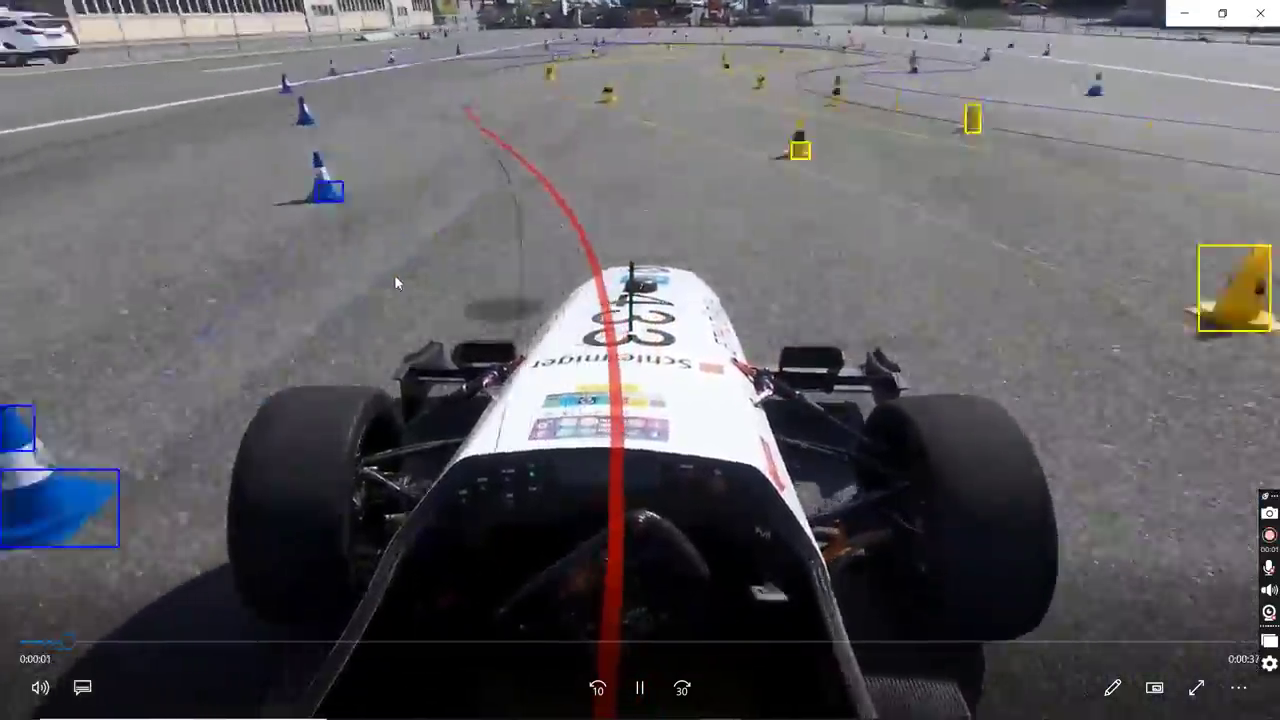
#> input picture frame 46 of output_video.mp4, 1280 x 720 px, given in place of Car.mp4, which was not available
$ python perception_task1.py
#> lines starting #> are read from the running program, lines starting #| are printed output that depends on the picture; after the words box and inside, x2 and y2 are one past the last pixel; in counts of white or black regions, pixels touching at a corner belong together; pictures that were not available may be replaced by others from this repository, and a replacement may not be noted
import cv2
import numpy as np

video = cv2.VideoCapture(r'E:\Khaled\Khaled_Ayman_Perception_Tasks\Task1\data\Car.mp4')

fps = int(video.get(cv2.CAP_PROP_FPS))
width  = int(video.get(cv2.CAP_PROP_FRAME_WIDTH))
height = int(video.get(cv2.CAP_PROP_FRAME_HEIGHT))

output_video = cv2.VideoWriter(r'E:\Khaled\Khaled_Ayman_Perception_Tasks\Task1\result\output_video.mp4',cv2.VideoWriter_fourcc(*'mp4v'),fps,(width, height))
while True:
    ret , frame = video.read()
#> frame is the input picture: shape (720, 1280, 3); mean B, G, R 97.1, 93.1, 95.1
    if ret:

        hsv = cv2.cvtColor(frame, cv2.COLOR_BGR2HSV)
#> hsv: shape (720, 1280, 3); mean H, S, V 102.1, 41.2, 99.8

        lower_yellow = np.array([20, 100, 100])
        upper_yellow = np.array([35, 255, 255])

        lower_blue = np.array([90, 100, 100])
        upper_blue = np.array([130, 255, 255])

        mask_yellow = cv2.inRange(hsv, lower_yellow, upper_yellow)
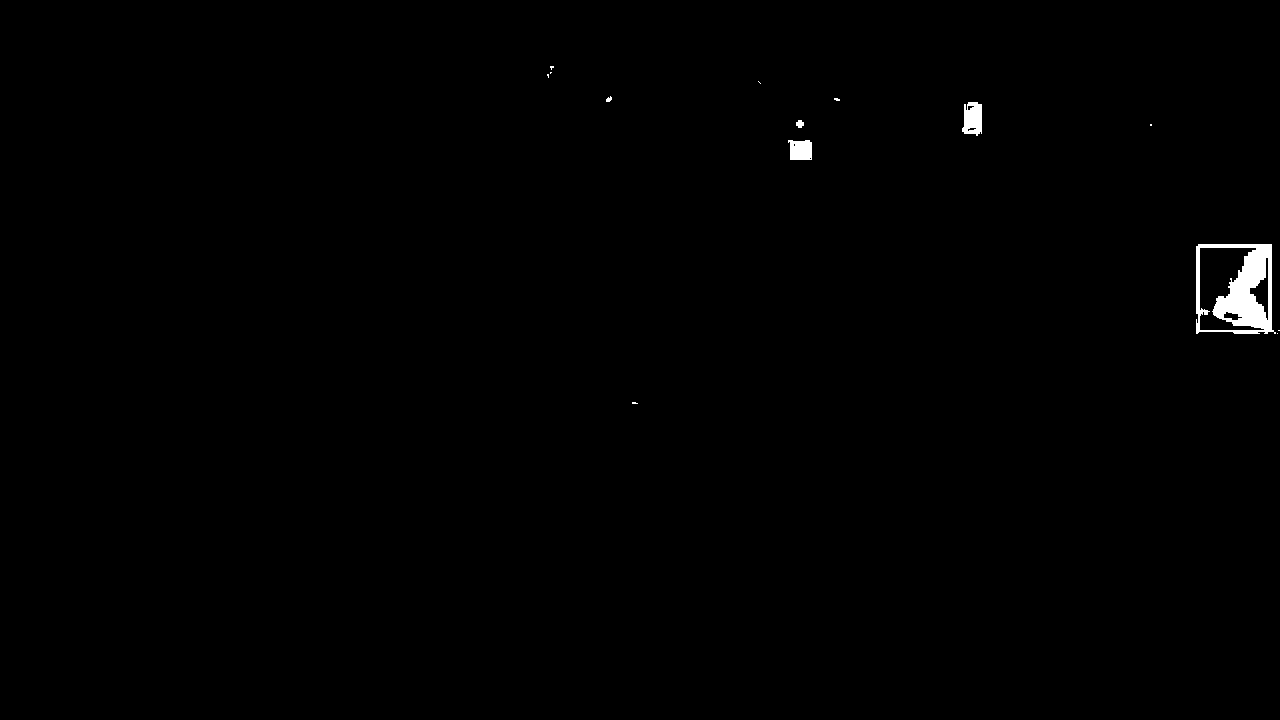
#> mask_yellow: shape (720, 1280); 0.51% white; 14 white regions (9 under 20 px), largest, box (x1, y1, x2, y2) and area: (1196, 244, 1276, 334) 3647, (962, 102, 982, 136) 538, (788, 140, 812, 160) 426, (796, 120, 804, 128) 48, (606, 96, 612, 102) 24
        mask_blue = cv2.inRange(hsv, lower_blue, upper_blue)
#> mask_blue: shape (720, 1280); 1% white; 24 white regions (15 under 20 px), largest, box (x1, y1, x2, y2) and area: (0, 466, 120, 550) 6679, (0, 404, 36, 456) 1560, (312, 178, 344, 204) 672

        kernel = np.ones((5,5), np.uint8)
        mask_yellow = cv2.morphologyEx(mask_yellow, cv2.MORPH_OPEN, kernel)
#> mask_yellow: shape (720, 1280); 0.37% white; 3 white regions, box (x1, y1, x2, y2) and area: (1213, 244, 1272, 332) 2545, (963, 104, 982, 134) 447, (790, 140, 812, 160) 392
        mask_blue = cv2.morphologyEx(mask_blue, cv2.MORPH_OPEN, kernel)
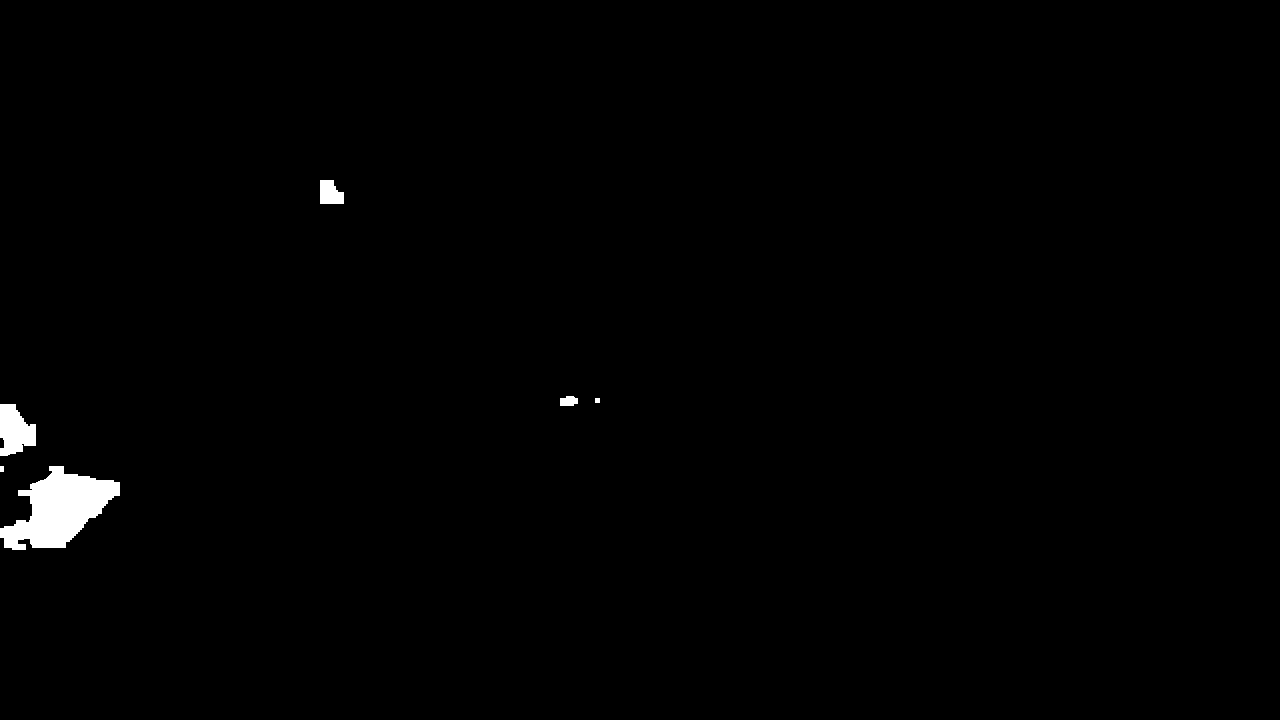
#> mask_blue: shape (720, 1280); 0.82% white; 6 white regions

        contours_yellow, _ = cv2.findContours(mask_yellow, cv2.RETR_EXTERNAL, cv2.CHAIN_APPROX_SIMPLE)
#> contours_yellow = 3 contours; box (x1, y1, x2, y2) and area: (1213, 244, 1272, 332) 2383, (963, 104, 982, 134) 398, (790, 140, 812, 160) 353
        contours_blue, _ = cv2.findContours(mask_blue, cv2.RETR_EXTERNAL, cv2.CHAIN_APPROX_SIMPLE)
#> contours_blue = 6 contours, 2 with area under 20; largest, box (x1, y1, x2, y2) and area: (0, 466, 120, 550) 5302, (0, 404, 36, 456) 1252, (320, 180, 344, 204) 426, (560, 396, 578, 406) 128


        for cnt in contours_yellow:
            if cv2.contourArea(cnt) > 500:
                x,y,w,h = cv2.boundingRect(cnt)
                cv2.rectangle(frame, (x,y), (x+w,y+h), (0,255,255), 2)
#> this loop made 3 passes
#> (x, y, w, h) on pass 1: (1213, 244, 59, 88)
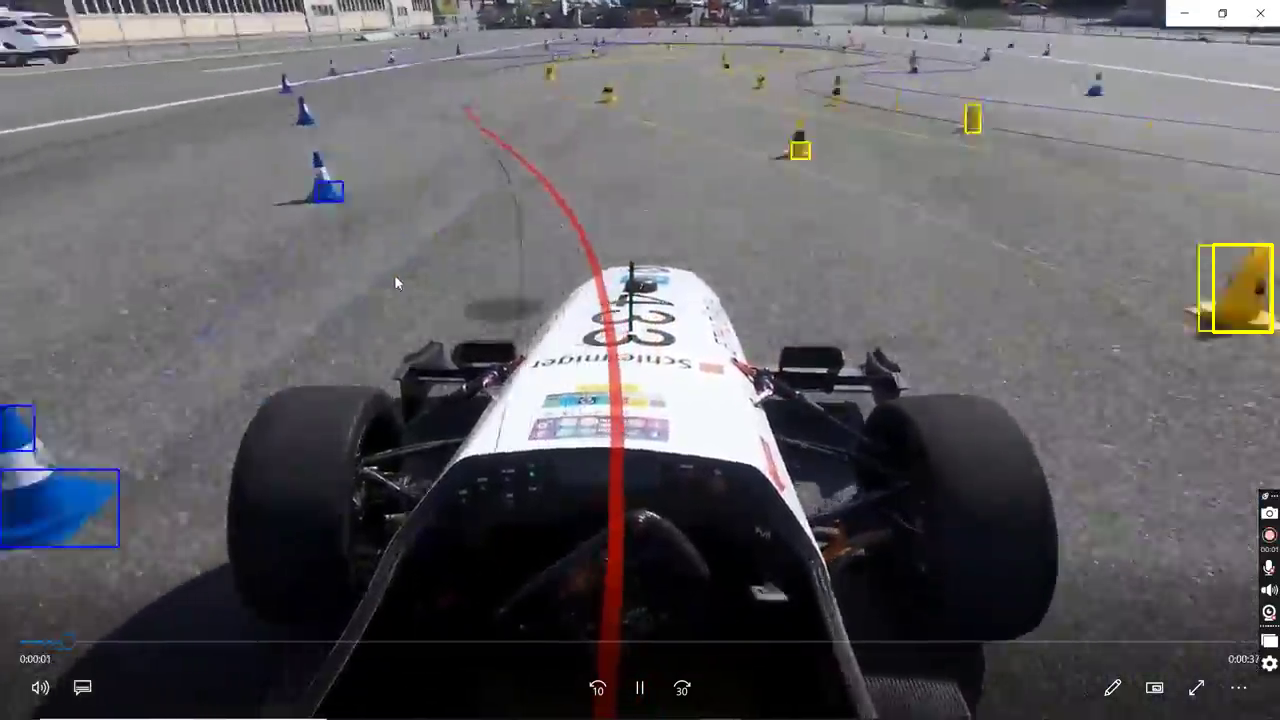
#> frame: shape (720, 1280, 3); 0.1% of pixels changed, all inside (x1, y1, x2, y2) = (1212, 243, 1274, 334)

        for cnt in contours_blue:
            if cv2.contourArea(cnt) > 500:
                x,y,w,h = cv2.boundingRect(cnt)
                cv2.rectangle(frame, (x,y), (x+w,y+h), (255,0,0), 2)
#> this loop made 6 passes
#> (x, y, w, h) on passes 1, 3: (0, 466, 120, 84), (0, 404, 36, 52)
#> cnt on passes 2, 4: [[0, 466], [0, 471], [3, 471], [3, 466]], [[595, 398], [595, 402], [599, 402], [599, 398]]
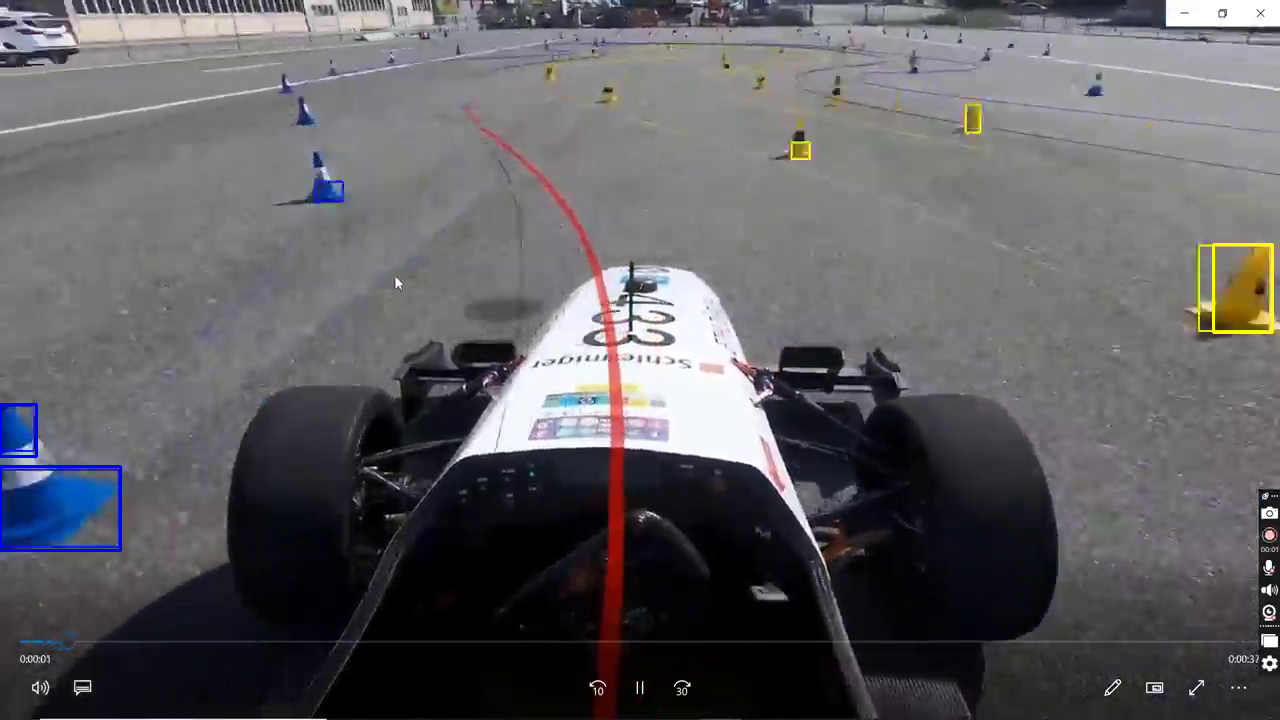
#> frame: shape (720, 1280, 3); 0.17% of pixels changed, all inside (x1, y1, x2, y2) = (0, 403, 122, 552)

        cv2.imshow('output_video' , frame)
        output_video.write(frame)

        if cv2.waitKey(1) >= 0:
#> (key Esc is pressed here)
            break

    else:
        break

video.release()
output_video.release()
cv2.destroyAllWindows()
